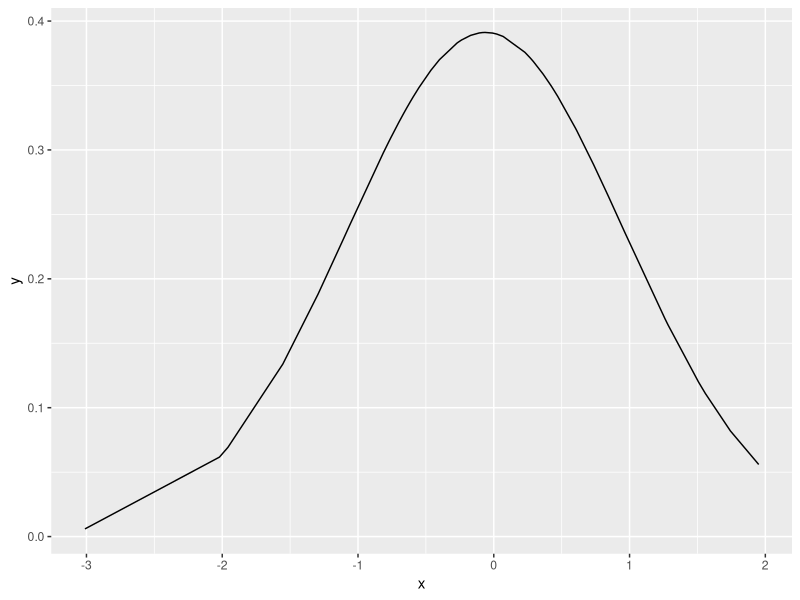
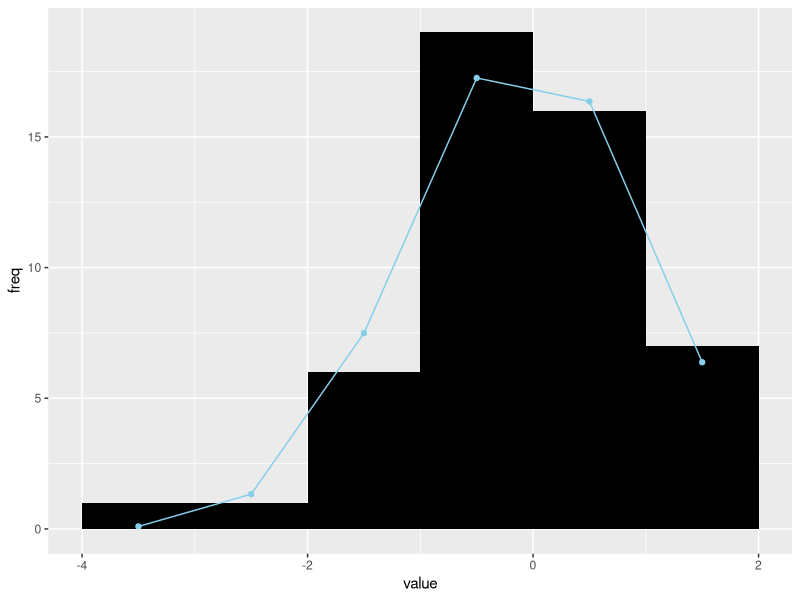
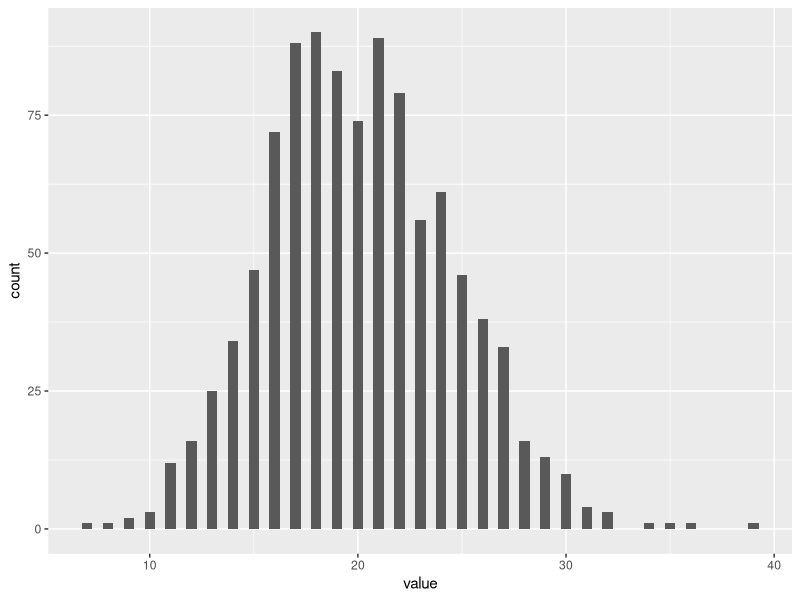
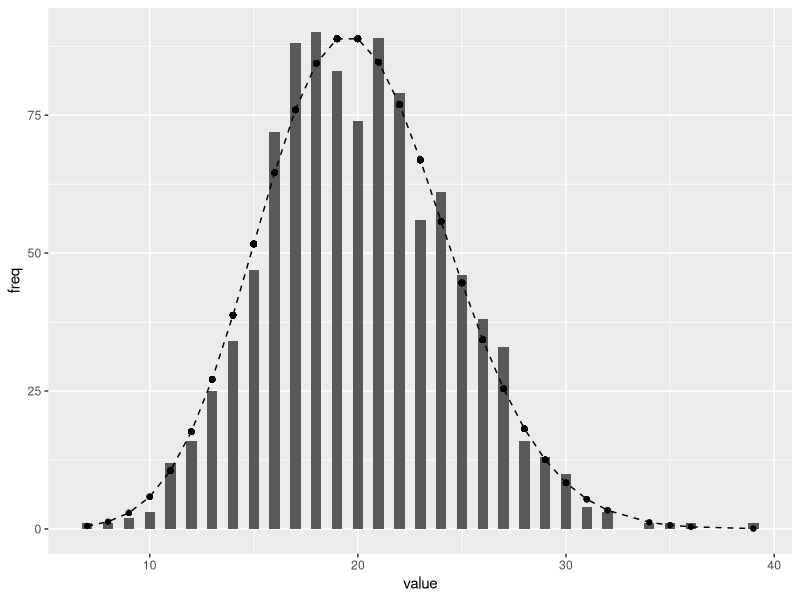

Recreate these plots in R, in order.
# set up ------------------------------------------------------------------

rm(list = ls())
library(tidyverse)


# Exercise 1 --------------------------------------------------------------


set.seed(8)
x <- rnorm(50)
df1 <- as_tibble(x)

mu <- mean(df1$value)
sigma <- sd(df1$value)
pd <- dnorm(x, mean = mu, sd = sigma)


tibble(y = pd, x = x) %>% 
  ggplot(aes(x = x, y = y)) +
  geom_line() 


x_min <- floor(min(df1$value))
x_max <- ceiling(max(df1$value))
bin <- seq(x_min, x_max, by = 1)

p <- NULL 
for (i in 1:(length(bin) - 1)) {
  p[i] <- pnorm(bin[i+1], mean = mu, sd = sigma) - pnorm(bin[i], mean = mu, sd = sigma)
}
  
df_prob <- tibble(p = p,
                  bin = bin [-length(bin)] + 0.5) %>% 
  mutate(freq = p * nrow(df1))

df1 %>% 
  ggplot(aes(x = value)) + 
  geom_histogram(binwidth = 1, 
                 center = 0.5, fill = "black") + 
  geom_point(data = df_prob,
             aes(y = freq,
                 x = bin),
             color = "skyblue") +
  geom_line(data = df_prob,
            aes(y = freq,
                x = bin),
            color = "skyblue")


# Exercise 2 --------------------------------------------------------------

set.seed(5)
z <- rpois(1000, lambda = 20)
df0 <- as_tibble(z)
lambda_hat <- (20)
z_min <- min(z)
z_max <- max(z)
bin <- seq(z_min, z_max, by = 1)



df0 %>% 
  ggplot(aes(x = value)) +
  geom_histogram(binwidth = 0.5, # define binwidth
                 center = 0) # relative position of each bin
pm <- dpois(z, lambda = lambda_hat)

df_prob <- tibble(x = z, y = pm) %>% 
  mutate(freq = y * nrow(df0))

df0 %>% 
  ggplot(aes(x = value)) +
  geom_histogram(binwidth = 0.5, # must be divisible number of one; e.g., 0.1, 0.25, 0.5...
                 center = 0) +
  geom_line(data = df_prob,
            aes(x = x,
                y = freq),
            linetype = "dashed") +
  geom_point(data = df_prob,
             aes(x = x,
                 y = freq))